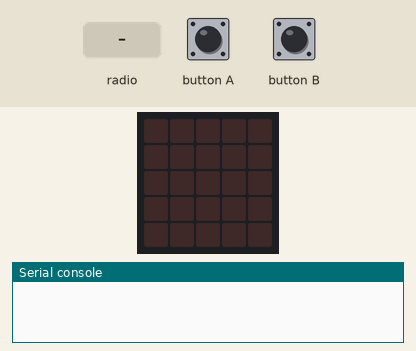
The program below on a simulated BBC micro:bit (MakeCode). Parts: the board's 5×5 LED display, the last lines printed to the serial console. Inputs (shaded band) come from the test bench. No radio messages arrive unless stated (any console line starting 'radio sent:' is added by the test bench).

Above: at 1.2 s.
1.3 s: radio message "1" arrives
At 2.2 s:
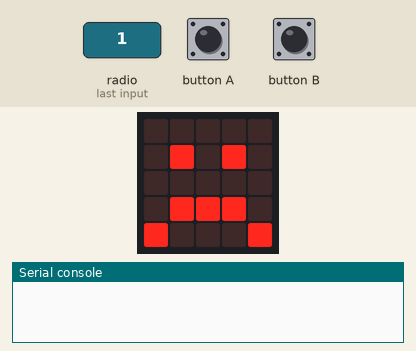
2.8 s: button A pressed for 0.15 s
At 4.0 s:
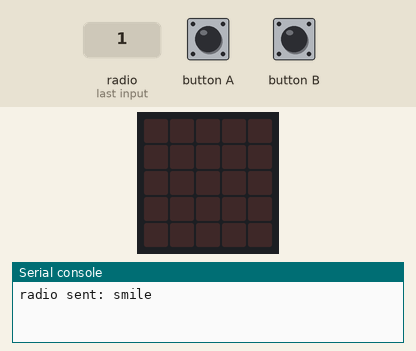
4.4 s: radio message "smile" arrives
At 5.6 s:
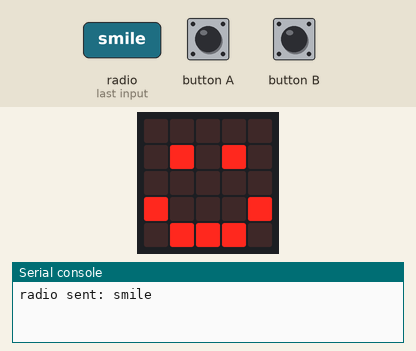
5.9 s: button B pressed for 0.15 s
At 6.4 s:
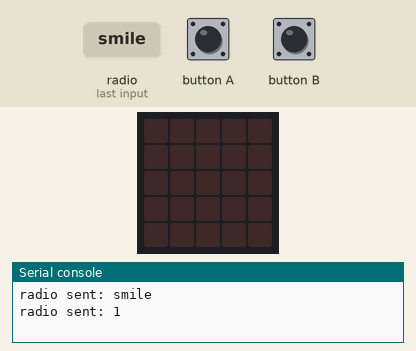
Timing chart, 0 to 8.5 s (numbered marks = the images above; inputs shaded):
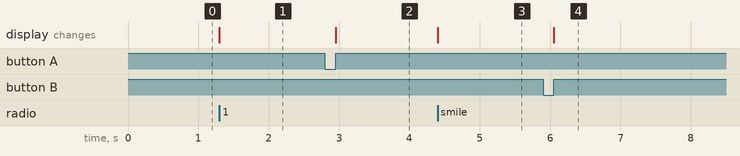

The program:

main.ts
```typescript
radio.onReceivedNumber(function (receivedNumber) {
    if (receivedNumber == 1) {
        basic.clearScreen()
        basic.showIcon(IconNames.Sad)
    }
})
input.onButtonPressed(Button.A, function () {
    basic.clearScreen()
    radio.sendString("smile")
})
radio.onReceivedString(function (receivedString) {
    basic.showIcon(IconNames.Happy)
})
input.onButtonPressed(Button.B, function () {
    basic.clearScreen()
    radio.sendString("1")
})
radio.setGroup(69)
basic.forever(function () {

})
```

test.ts
```typescript
// aquí va el archivo "tests"; esto no se compilará cuando este paquete se utilice como una extensión.
```

Measured:
- after the input at 1.3 s, the display: changes at once (image 1)
- after the input at 2.8 s, the display: changes after 0.15 s (image 2)
- after the input at 4.4 s, the display: changes at once (image 3)
- after the input at 5.9 s, the display: changes after 0.15 s (image 4)
